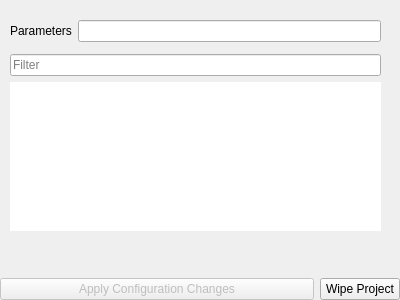
<?xml version="1.0" encoding="UTF-8"?>
<ui version="4.0">
 <class>MesonProjectManager::Internal::MesonBuildSettingsWidget</class>
 <widget class="QWidget" name="MesonProjectManager::Internal::MesonBuildSettingsWidget">
  <property name="geometry">
   <rect>
    <x>0</x>
    <y>0</y>
    <width>400</width>
    <height>300</height>
   </rect>
  </property>
  <layout class="QGridLayout" name="gridLayout">
   <property name="leftMargin">
    <number>0</number>
   </property>
   <property name="topMargin">
    <number>0</number>
   </property>
   <property name="rightMargin">
    <number>0</number>
   </property>
   <property name="bottomMargin">
    <number>0</number>
   </property>
   <item row="1" column="0">
    <widget class="QPushButton" name="configureButton">
     <property name="enabled">
      <bool>false</bool>
     </property>
     <property name="sizePolicy">
      <sizepolicy hsizetype="MinimumExpanding" vsizetype="Fixed">
       <horstretch>0</horstretch>
       <verstretch>0</verstretch>
      </sizepolicy>
     </property>
     <property name="text">
      <string>Apply Configuration Changes</string>
     </property>
    </widget>
   </item>
   <item row="1" column="1">
    <widget class="QPushButton" name="wipeButton">
     <property name="sizePolicy">
      <sizepolicy hsizetype="Maximum" vsizetype="Fixed">
       <horstretch>0</horstretch>
       <verstretch>0</verstretch>
      </sizepolicy>
     </property>
     <property name="toolTip">
      <string>Wipes build directory and reconfigures using previous command line options.
Useful if build directory is corrupted or when rebuilding with a newer version of Meson.</string>
     </property>
     <property name="text">
      <string>Wipe Project</string>
     </property>
     <property name="icon">
      <iconset theme=":/utils/images/warning.png"/>
     </property>
    </widget>
   </item>
   <item row="0" column="0" colspan="2">
    <widget class="Utils::DetailsWidget" name="container" native="true">
     <widget class="QWidget" name="details" native="true">
      <property name="geometry">
       <rect>
        <x>10</x>
        <y>20</y>
        <width>371</width>
        <height>211</height>
       </rect>
      </property>
      <layout class="QVBoxLayout" name="verticalLayout_2">
       <property name="leftMargin">
        <number>0</number>
       </property>
       <property name="topMargin">
        <number>0</number>
       </property>
       <property name="rightMargin">
        <number>0</number>
       </property>
       <property name="bottomMargin">
        <number>0</number>
       </property>
       <item>
        <layout class="QHBoxLayout" name="horizontalLayout">
         <item>
          <widget class="QLabel" name="label">
           <property name="text">
            <string>Parameters</string>
           </property>
          </widget>
         </item>
         <item>
          <widget class="QLineEdit" name="parametersLineEdit"/>
         </item>
        </layout>
       </item>
       <item>
        <widget class="QWidget" name="buildDirWidget" native="true"/>
       </item>
       <item>
        <widget class="Utils::FancyLineEdit" name="optionsFilterLineEdit">
         <property name="placeholderText">
          <string>Filter</string>
         </property>
        </widget>
       </item>
       <item>
        <widget class="Utils::TreeView" name="optionsTreeView">
         <property name="minimumSize">
          <size>
           <width>0</width>
           <height>300</height>
          </size>
         </property>
         <property name="frameShape">
          <enum>QFrame::NoFrame</enum>
         </property>
         <property name="selectionBehavior">
          <enum>QAbstractItemView::SelectItems</enum>
         </property>
         <property name="uniformRowHeights">
          <bool>true</bool>
         </property>
         <property name="sortingEnabled">
          <bool>true</bool>
         </property>
        </widget>
       </item>
      </layout>
     </widget>
    </widget>
   </item>
  </layout>
 </widget>
 <customwidgets>
  <customwidget>
   <class>Utils::DetailsWidget</class>
   <extends>QWidget</extends>
   <header>utils/detailswidget.h</header>
   <container>1</container>
  </customwidget>
  <customwidget>
   <class>Utils::FancyLineEdit</class>
   <extends>QLineEdit</extends>
   <header>utils/fancylineedit.h</header>
  </customwidget>
  <customwidget>
   <class>Utils::TreeView</class>
   <extends>QTreeView</extends>
   <header>utils/itemviews.h</header>
  </customwidget>
 </customwidgets>
 <resources/>
 <connections/>
</ui>
